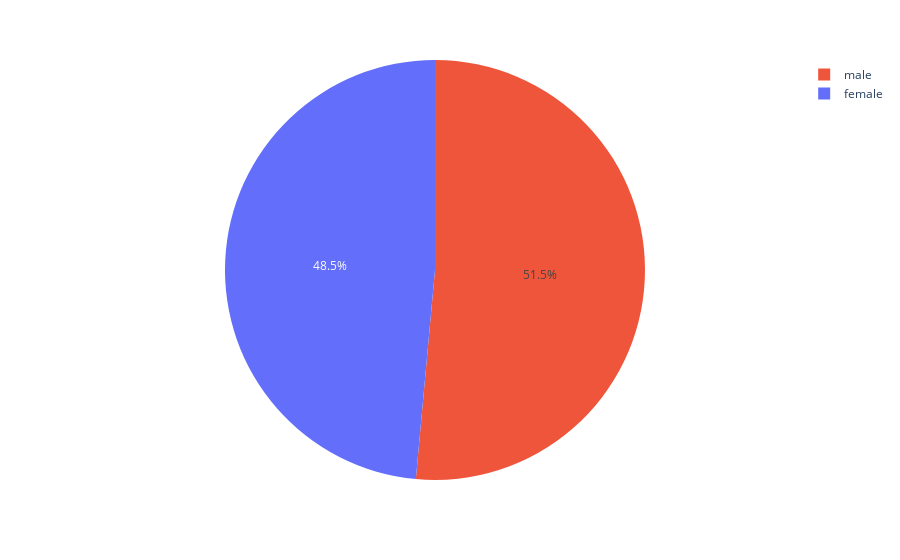

The cell this chart's notebook holds for it:
### Code cell
px.pie(grouped_employedTotal, values='total_employed_population', names='sex', color='sex', 
       labels={'sex': 'sex', 'total_employed_population': 'total_employed_population'})

### Figure 1 — Plotly figure (JSON) as saved in the notebook; plotly's stock layout.template omitted (floating-point values rounded to 4 significant figures)
{"data": [{"customdata": [["female"], ["male"]], "domain": {"x": [0, 1], "y": [0, 1]}, "hovertemplate": "sex=%{customdata[0]}<br>total_employed_population=%{value}<extra></extra>", "labels": ["female", "male"], "legendgroup": "", "marker": {"colors": ["#636efa", "#EF553B"]}, "name": "", "showlegend": true, "type": "pie", "values": [58.09, 61.57]}], "layout": {"legend": {"tracegroupgap": 0}, "margin": {"t": 60}}}
